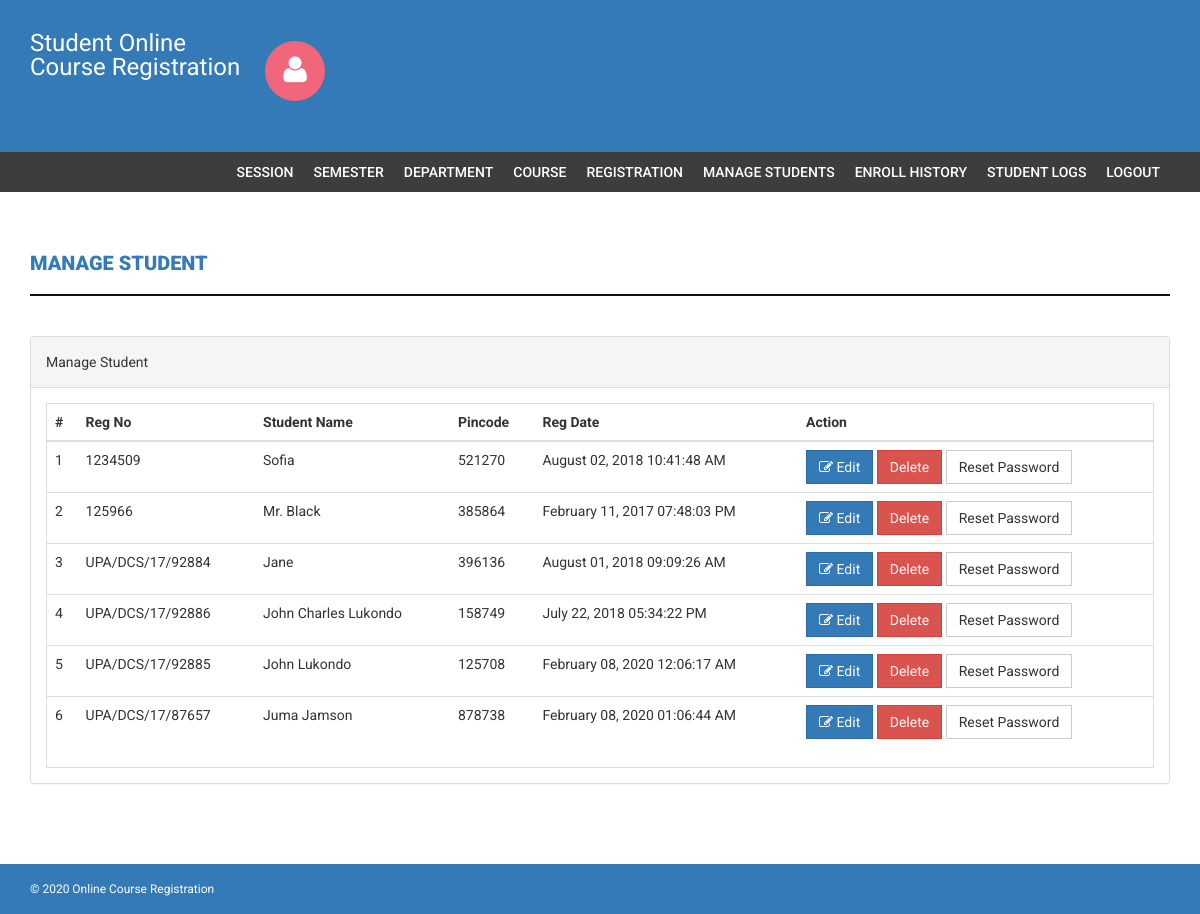
Page /admin/manage-students.php (signed in) on the committed database.
### tables this page shows
CREATE TABLE `students` (
  `student_id` int(12) NOT NULL,
  `StudentRegno` varchar(255) NOT NULL,
  `studentPhoto` varchar(255) DEFAULT NULL,
  `password` varchar(255) NOT NULL,
  `studentName` varchar(255) NOT NULL,
  `pincode` varchar(255) NOT NULL,
  `session` varchar(255) NOT NULL,
  `department` varchar(255) NOT NULL,
  `semester` varchar(255) NOT NULL,
  `cgpa` decimal(10,2) NOT NULL,
  `creationdate` timestamp NOT NULL DEFAULT CURRENT_TIMESTAMP,
  `updationDate` varchar(255) NOT NULL
);

### admin/manage-students.php (the view, shortened to what this page needs)
<?php
if(strlen($_SESSION['alogin'])==0)
    {
header('location:index.php');
}
else{
?>
<!DOCTYPE html>
<html xmlns="http://www.w3.org/1999/xhtml">
<head>
    <link href="assets/css/bootstrap.css" rel="stylesheet" />
    <link href="assets/css/font-awesome.css" rel="stylesheet" />
    <link href="assets/css/style.css" rel="stylesheet" />
</head>
<body>
<?php include('includes/header.php');?>
<?php if($_SESSION['alogin']!="")
{
 include('includes/menubar.php');
}
 ?>
    <div class="content-wrapper">
        <div class="container">
              <div class="row">
                    <div class="col-md-12">
                        <h1 class="page-head-line"> Manage Student </h1>
                    </div>
                </div>
                <div class="row" >
                <div class="col-md-12">
                    <div class="panel panel-default">
                        <div class="panel-heading">
                            Manage Student
                        </div>
                        <div class="panel-body">
                            <div class="table-responsive table-bordered">
                                <table class="table">
                                    <thead>
                                        <tr>
                                            <th>#</th>
                                            <th>Reg No </th>
                                            <th>Student Name </th>
                                            <th> Pincode</th>
                                             <th>Reg Date</th>
                                             <th>Action</th>
                                        </tr>
                                    </thead>
                                    <tbody>
<?php
$sql = mysqli_query($con,"SELECT * FROM students");
$cnt = 1;
while($row = mysqli_fetch_array($sql))
{
?>
                                        <tr>
                                            <td><?php echo $cnt;?></td>
                                            <td><?php echo htmlentities($row['StudentRegno']);?></td>
                                            <td><?php echo htmlentities($row['studentName']);?></td>
                                            <td><?php echo htmlentities($row['pincode']);?></td>
                                            <td><?php echo htmlentities(date('F d, Y h:i:s A',strtotime($row['creationdate'])));?></td>
                                            <td>
                                            <a href="edit-student-profile.php?id=<?php echo $row['StudentRegno']?>">
<button type="submit" name="submit" class="btn btn-primary"><i class="fa fa-edit "></i> Edit</button> </a>
<a href="manage-students.php?id=<?php echo $row['StudentRegno']?>&del=delete" onClick="return confirm('Are you sure you want to delete?')">
                                            <button class="btn btn-danger">Delete</button>
</a>
<a href="manage-students.php?id=<?php echo $row['StudentRegno']?>&pass=update" onClick="return confirm('Are you sure you want to reset password?')">
<button type="submit" name="submit" id="submit" class="btn btn-default">Reset Password</button>
</a>
                                            </td>
                                        </tr>
<?php
$cnt++;
} ?>
                                    </tbody>
                                </table>
                            </div>
                        </div>
                    </div>
                </div>
            </div>
        </div>
    </div>
  <?php include('includes/footer.php');?>
</body>
</html>
<?php } ?>

### admin/assets/css/style.css (style rules this page uses)
body { font-family: 'Roboto', sans-serif; line-height: 30px; }
.content-wrapper { margin-top: 40px; min-height: 600px; padding-bottom: 60px; }
.page-head-line { font-weight: 900; padding-bottom: 20px; border-bottom: 2px solid #111; text-transform: uppercase; color: #337ab7; font-size: 20px; margin-bottom: 40px; }
.btn { border-radius: 0px; -webkit-border-radius: 0px; -moz-border-radius: 0px; }

### rows in the picture
students: StudentRegno "1234509", studentName "Sofia", pincode "521270", creationdate "August 02, 2018 10:41:48 AM"
students: StudentRegno "125966", studentName "Mr. Black", pincode "385864", creationdate "February 11, 2017 07:48:03 PM"
students: StudentRegno "UPA/DCS/17/92884", studentName "Jane", pincode "396136", creationdate "August 01, 2018 09:09:26 AM"
students: StudentRegno "UPA/DCS/17/92886", studentName "John Charles Lukondo", pincode "158749", creationdate "July 22, 2018 05:34:22 PM"
students: StudentRegno "UPA/DCS/17/92885", studentName "John Lukondo", pincode "125708", creationdate "February 08, 2020 12:06:17 AM"
students: StudentRegno "UPA/DCS/17/87657", studentName "Juma Jamson", pincode "878738", creationdate "February 08, 2020 01:06:44 AM"
